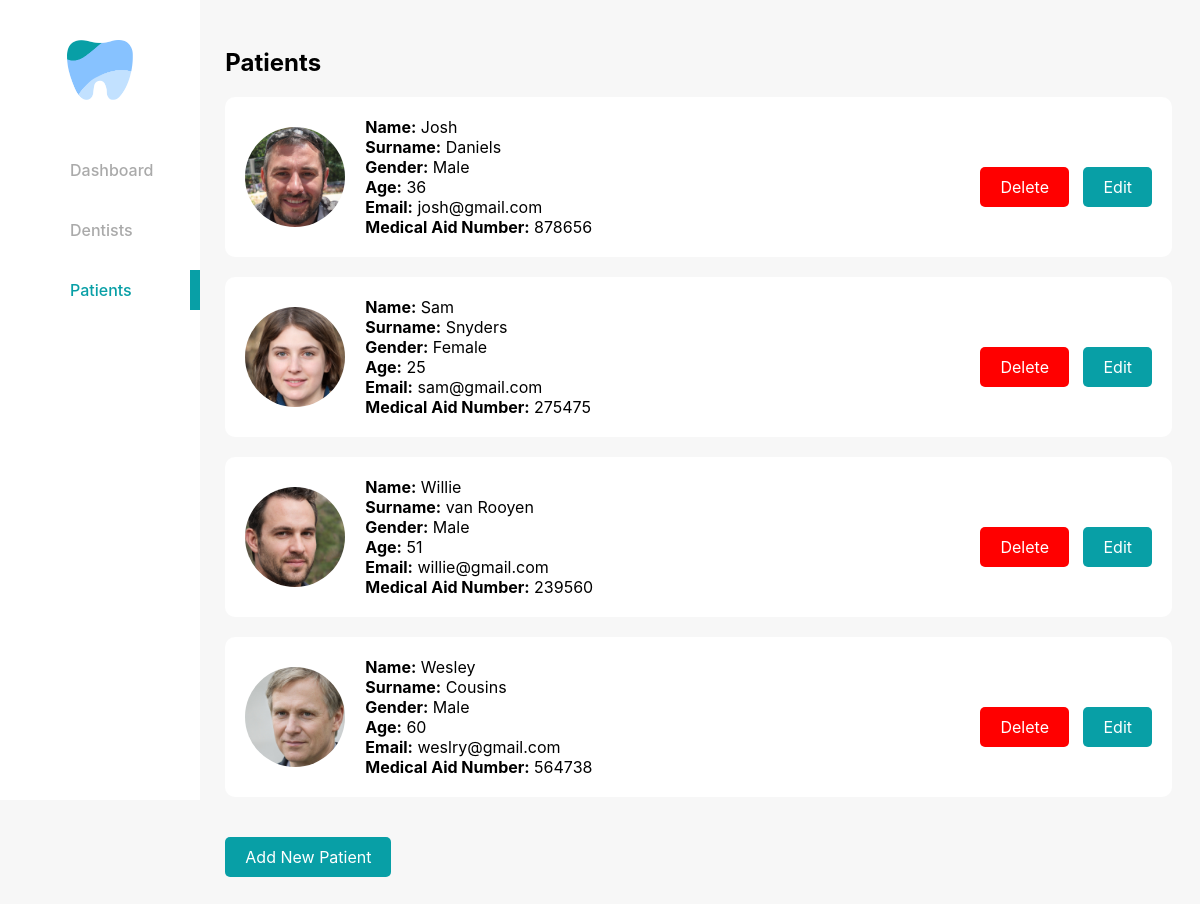
The app's page /dentist_website/patient.php (signed in) with its own data.
### tables this page shows
CREATE TABLE `patients` (
  `id` int(11) NOT NULL,
  `name` varchar(25) NOT NULL,
  `surname` varchar(25) NOT NULL,
  `age` varchar(25) NOT NULL,
  `gender` varchar(25) NOT NULL,
  `medical_aid_number` varchar(25) NOT NULL,
  `email` varchar(25) NOT NULL,
  `profile_img` varchar(25) NOT NULL
);

### dentist_website/patient.php (the view, shortened to what this page needs)
<?php
include 'db.php';
$query = "SELECT * FROM patients";
$result = mysqli_query($conn, $query);
?>
<!DOCTYPE html>
<html>
<head>
    <link rel="stylesheet" type="text/css" href="css/style.css">
</head>
<body>
    <div class="container-fluid">
        <div class="row">
            <div class="col-md-2">
                <div class="sidebar">
                    <div class="logo">
                        <img src="images/logo.png" style="margin-top: 20px;" height="60px">
                    </div>
                    <ul class="nav">
                        <a href="dashboard.php"
                            style="text-decoration: none; color: #AAAAAA; font-weight: 500;">Dashboard</a>
                        <a href="dentist.php"
                            style="text-decoration: none; color: #AAAAAA; font-weight: 500;">Dentists</a>
                        <a href="patient.php"
                            style="text-decoration: none; color: #089FA6; font-weight: 500; box-shadow: inset -10px 0px 0px #089FA6; color: #089FA6;">Patients</a>
                    </ul>
                </div>
            </div>
            <div class="col-md-10">
                <div class="content">
                    <h2>Patients</h2>
                    <?php while ($row = mysqli_fetch_assoc($result)) { ?>
                        <div class="patient">
                            <?php if (!empty($row['profile_img'])) { ?>
                                <img src="profile_img/<?php echo $row['profile_img']; ?>" alt="Profile Image">
                            <?php } else { ?>
                                <img src="default_profile_img.jpg" alt="Default Profile Image">
                            <?php } ?>
                            <div>
                                <p style="color: black"><strong>Name:</strong>
                                    <?php echo $row['name']; ?>
                                </p>
                                <p style="color: black"><strong>Surname:</strong>
                                    <?php echo $row['surname']; ?>
                                </p>
                                <p style="color: black"><strong>Gender:</strong>
                                    <?php echo $row['gender']; ?>
                                </p>
                                <p style="color: black"><strong>Age:</strong>
                                    <?php echo $row['age']; ?>
                                </p>
                                <p style="color: black"><strong>Email:</strong>
                                    <?php echo $row['email']; ?>
                                </p>
                                <p style="color: black"><strong>Medical Aid Number:</strong>
                                    <?php echo $row['medical_aid_number']; ?>
                                </p>
                            </div>
                            <?php if ($_SESSION['rank'] != 1) { ?>
                                <div class="links">
                                    <a href="delete_patient.php?id=<?php echo $row['id']; ?>" class="delete-link" style="font-size: 16px; display: inline-block; padding: 10px 20px; margin-top: 20px; color: white; border-radius: 5px; text-decoration: none; font-weight: medium;">Delete</a>
                                    <a href="edit_patient.php?id=<?php echo $row['id']; ?>" class="edit-link" style="font-size: 16px; display: inline-block; padding: 10px 20px; margin-top: 20px; color: white; border-radius: 5px; text-decoration: none; font-weight: medium;">Edit</a>
                                </div>
                            <?php } ?>
                        </div>
                    <?php } ?>
                    <?php if ($_SESSION['rank'] != 1) { ?>
                        <a style="font-size: 16px; display: inline-block; padding: 10px 20px; margin-top: 20px; color: white; border-radius: 5px; text-decoration: none; font-weight: medium;" href="add_patient.php" class="add-patient-link">Add New Patient</a>
                    <?php } ?>
                </div>
            </div>
        </div>
    </div>
</body>
</html>

### dentist_website/css/style.css (style rules this page uses)
body { background-color: #F7F7F7; font-family: 'Inter', sans-serif; }
.sidebar { background-color: white; height: 100vh; position: fixed; top: 0; left: 0; width: 16.66667%; }
.logo { text-align: center; padding: 20px; display: flex; justify-content: center; align-items: center; }
.nav { margin-top: 30px; }
.nav a { display: block; padding: 10px 20px; margin-left: 10px; margin-top: 20px; color: black; }
.content { margin-left: 16.66667%; padding: 20px; }

### dentist_website/patient.php (style rules this page uses)
body { background-color: #F7F7F7; font-family: 'Inter', sans-serif; font-size: 16px; }
.sidebar { background-color: white; height: 100vh; position: fixed; top: 0; left: 0; width: 16.66667%; }
.logo { text-align: center; padding: 20px; display: flex; justify-content: center; align-items: center; }
.nav { margin-top: 30px; }
.nav a { display: block; padding: 10px 20px; margin-left: 10px; margin-top: 20px; color: black; }
.content { margin-left: 16.66667%; padding: 20px; }
.patient { background-color: white; border-radius: 10px; padding: 20px; display: flex; align-items: center; margin-bottom: 20px; color: black; }
.patient img { height: 100px; width: 100px; border-radius: 50%; margin-right: 20px; }
.patient p { margin: 0; color: #AAAAAA; }
.patient .links { margin-left: auto; }
.patient .links a { display: inline-block; padding: 5px 10px; margin-left: 10px; border-radius: 5px; color: white; text-decoration: none; font-weight: medium; }
.patient .links a.delete-link { background-color: #FF0000; }
.patient .links a.edit-link { background-color: #089FA6; }
.add-patient-link { display: inline-block; padding: 10px 20px; margin-top: 20px; background-color: #089FA6; color: white; border-radius: 5px; text-decoration: none; font-weight: medium; }

### records on screen
patients: profile_img (picture), name "Josh", surname "Daniels", gender "Male", age "36", email "josh@gmail.com", medical_aid_number "878656"
patients: profile_img (picture), name "Sam", surname "Snyders", gender "Female", age "25", email "sam@gmail.com", medical_aid_number "275475"
patients: profile_img (picture), name "Willie", surname "van Rooyen", gender "Male", age "51", email "willie@gmail.com", medical_aid_number "239560"
patients: profile_img (picture), name "Wesley", surname "Cousins", gender "Male", age "60", email "weslry@gmail.com", medical_aid_number "564738"
